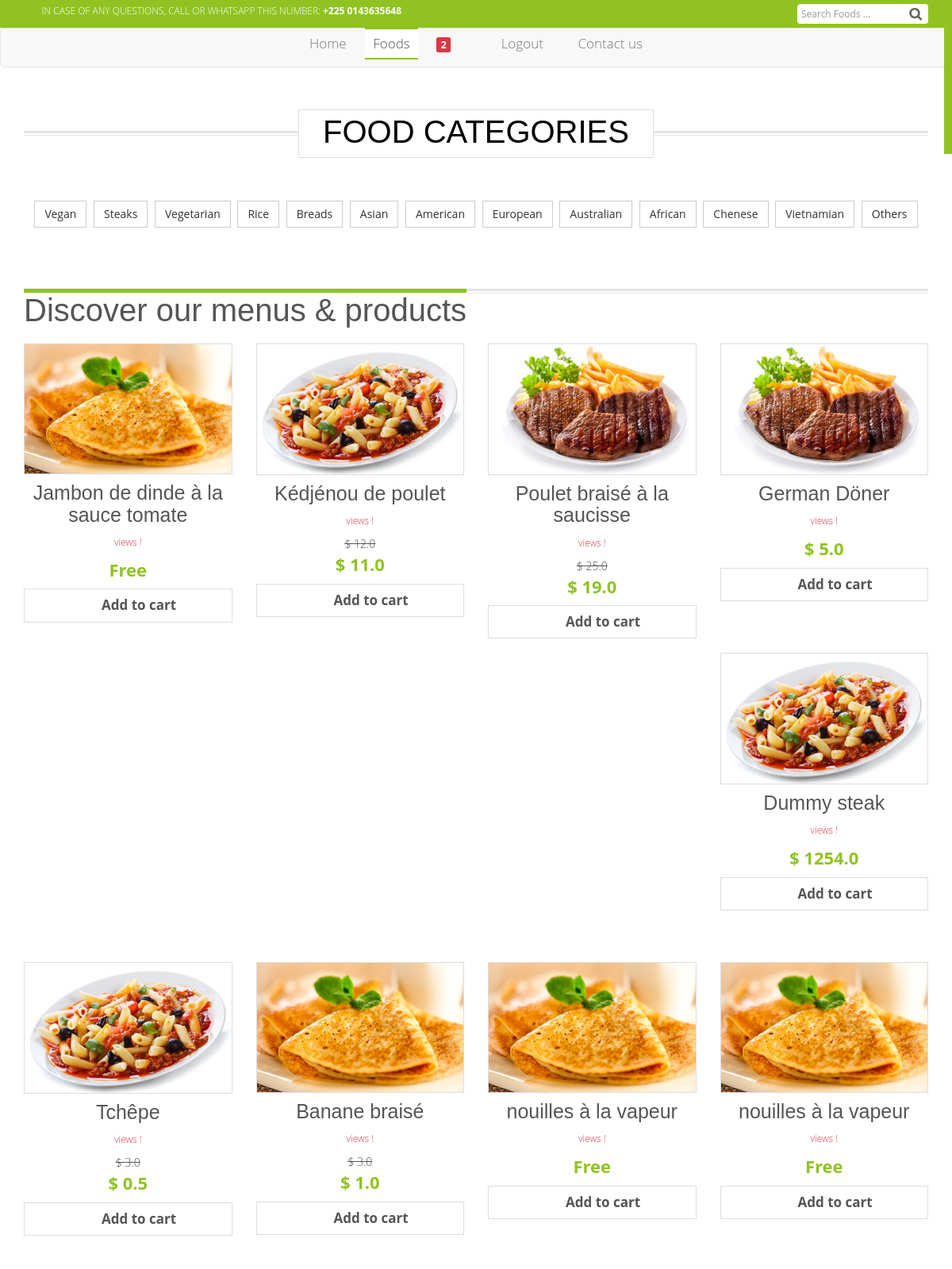
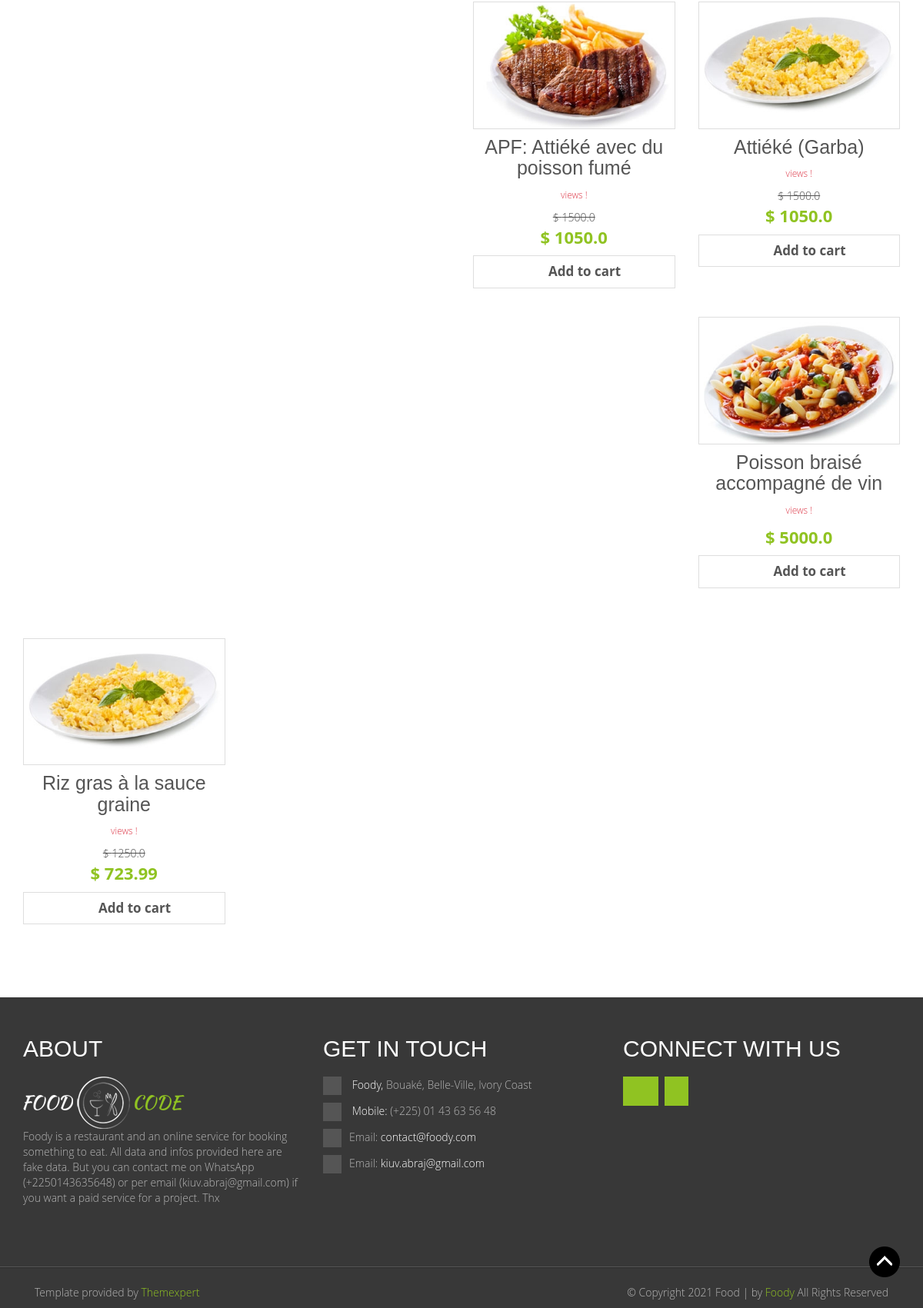
Page /foods/ (signed in) on the committed database (2 pictures, top to bottom).
### profil/models.py (models this page shows, shortened)
class Profil(models.Model):
	user = models.OneToOneField(User, on_delete=models.CASCADE)
	date = models.DateTimeField(auto_now_add=True)
	stripe_customer_id = models.CharField(max_length=50, blank=True,
		null=True, verbose_name='Stripe ID')
	one_click_purchasing = models.BooleanField(default=False)
	def cart_item_count(self):
		items_count = OrderItem.objects.filter(
			user=self.user,
			ordered=False,
		).count()
		return items_count

### products/models.py (models this page shows, shortened)
class Item(models.Model):
	hit_count_generic = GenericRelation(HitCount,
		object_id_field='object_pk',
		related_query_name='hit_count_generic_relation'
	)
	title = models.CharField(max_length=255)
	slug = models.SlugField( max_length=400,
		help_text='Autofill field')
	description = models.TextField()
	picture = ResizedImageField(
		size=[500, 500],
		quality=100,
		upload_to='images/foods/%Y/%m/',
		help_text="Main picture")
	tags = TaggableManager()
	is_public = models.BooleanField(default=True)
	picture_2 = ResizedImageField(
		size=[500, 500],
		quality=100,
		null=True,
		blank=True,
		upload_to='images/foods/%Y/%m/',
		help_text="Second picture")
	picture_3 = ResizedImageField(
		size=[500, 500],
		quality=100,
		null=True,
		blank=True,
		upload_to='images/foods/%Y/%m/',
		help_text="Third picture")
	is_popular = models.BooleanField(default=False)
	date = models.DateTimeField(auto_now_add=True)
	price = models.FloatField()
	discount_price = models.FloatField(blank=True, null=True,
		help_text='Must be smaller than normal price')
	category = models.CharField(max_length=20, default='others',
		choices=CATEGORY_CHOICES)
	def get_add_to_cart_url(self):
		return reverse("add-food-to-cart", kwargs={
			"id" : self.id,
			"slug" : self.slug,
		})

### website/views.py (the view)
# urls.py: path('foods/', views.food_item_list_view, name='food-list'),
def food_item_list_view(request):
	if 'food' in request.GET:
		item = request.GET['food']
		items_list = Item.objects.filter(
			is_public=True,
			title__icontains=item).order_by('-id')
	else:
		items_list = Item.objects.filter(is_public=True).order_by('-id')
	paginator = Paginator(items_list, 100)
	page = request.GET.get("page")
	items_obj = paginator.get_page(page)
	try:
		items_list = paginator.page(page)
	except PageNotAnInteger:
		items_list = paginator.page(1)
	except EmptyPage:
		items_list = paginator.page(paginator.num_pages)
	context = {
		'items' : items_obj,
		'current_site' : get_current_site(request),
	}
	items = Item.objects.all()
	for item in items:
		update_views(request, item)
	template_name = 'public/items/items_list.html'
	return render(request, template_name, context)

### website/utils.py (called while the page is built)
def update_views(request, object):
    context = {}
    hit_count = get_hitcount_model().objects.get_for_object(object)
    hits = hit_count.hits
    hitcontext = context["hitcount"] = {"pk": hit_count.pk}
    hit_count_response = HitCountMixin.hit_count(request, hit_count)
    if hit_count_response.hit_counted:
        hits = hits+1
        hitcontext["hitcounted"] = hit_count_response.hit_counted
        hitcontext["hit_message"] = hit_count_response.hit_message
        hitcontext["total_hits"] = hits

### templates/public/items/items_list.html (shortened to what this page needs)
{% extends 'public/includes/base.html' %}
{% load i18n %}
{% load static %}
{% load humanize %}
{% load hitcount_tags %}
{% block content %}
	<section id="catagorie">
		<div class="container">
			<div class="row">
				<div class="col-md-12">
					<div class="block">
						<div class="block-heading">
							<h2>FOOD CATEGORIES</h2>
						</div>
						<div class="row">
			        		<div class="p-2 text-center">
    			        		<a href="{% url 'food-category' 'vegan' %}" class="btn btn-default btn-transparent m-1" role="button">
    			        			<span>Vegan</span>
    			        		</a>
    				        	<a href="{% url 'food-category' 'steak' %}" class="btn btn-default btn-transparent m-1" role="button">
    				        		<span>Steaks</span>
    				        	</a>
    				        	<a href="{% url 'food-category' 'vegetarian' %}" class="btn btn-default btn-transparent m-1" role="button">
    			        			<span>Vegetarian</span>
    			        		</a>
    				        	<a href="{% url 'food-category' 'rice' %}" class="btn btn-default btn-transparent m-1" role="button">
    				        		<span>Rice</span>
    				        	</a>
    				        	<a href="{% url 'food-category' 'bread' %}" class="btn btn-default btn-transparent m-1" role="button">
    				        		<span>Breads</span>
    				        	</a>
    				        	<a href="{% url 'food-category' 'asian' %}" class="btn btn-default btn-transparent m-1" role="button">
    				        		<span>Asian</span>
    				        	</a>
    				        	<a href="{% url 'food-category' 'american' %}" class="btn btn-default btn-transparent m-1" role="button">
    				        		<span>American</span>
    				        	</a>
    				        	<a href="{% url 'food-category' 'european' %}" class="btn btn-default btn-transparent m-1" role="button">
    				        		<span>European</span>
    				        	</a>
    				        	<a href="{% url 'food-category' 'australian' %}" class="btn btn-default btn-transparent m-1" role="button">
    				        		<span>Australian</span>
    				        	</a>
    				        	<a href="{% url 'food-category' 'african' %}" class="btn btn-default btn-transparent m-1" role="button">
    				        		<span>African</span>
    				        	</a>
    				        	<a href="{% url 'food-category' 'chenese' %}" class="btn btn-default btn-transparent m-1" role="button">
    				        		<span>Chenese</span>
    				        	</a>
    				        	<a href="{% url 'food-category' 'vietnamian' %}" class="btn btn-default btn-transparent m-1" role="button">
    				        		<span>Vietnamian</span>
    				        	</a>
    				        	<a href="{% url 'food-category' 'others' %}" class="btn btn-default btn-transparent m-1" role="button">
    				        		<span>Others</span>
    				        	</a>
			        		</div>
						</div>
					</div>
				</div>
			</div>
		</div>
	</section>
	<section id="products" class="pb-5">
		<div class="container">
			<div class="row">
				<div class="col-md-12">
					<div class="products-heading">
						<h2>Discover our menus & products</h2>
					</div>
				</div>
			</div>
			<div class="row">
				{% for item in items %}
				<div class="col-md-3 col-lg-3">
					<div class="products">
						<a href="{% url 'food-detail' item.id item.slug %}">
							<img src="{{item.picture.url}}" alt="{{item.title}}" title="{{item.title}}">
						</a>
						<a href="{% url 'food-detail' item.id item.slug %}">
							<h5>
								{{item.title}}
							</h5>
						</a>
						{% if request.user.is_superuser %}
						<p class="text-danger">
							<small>
								{% get_hit_count for item %} views !
							</small>
						</p>
						{% endif %}
						{% if item.price == 0.0 %}
						<p class="price">
							Free
						</p>
						{% else %}
						{% if item.discount_price %}
						<del>$ {{item.price}}</del>
						<p class="price">
							$ {{item.discount_price}}
						</p>
						{% else %}
						<p class="price">
							$ {{item.price}}
						</p>
						{% endif %}
						{% endif %}
						<a class="view-link shutter" href="{{ item.get_add_to_cart_url }}">
							<i class="fa fa-plus-circle"></i>
							Add to cart
						</a>
					</div>
				</div>
				{% endfor %}
			</div>
		</div>
	</section>
{% endblock content %}

### templates/public/includes/navbar.html (shortened to what this page needs)
	{% load static %}
	<nav class="navbar navbar-default">
		<div class="container">
		    <div class="collapse navbar-collapse" id="bs-example-navbar-collapse-1">
		      	<ul class="nav navbar-nav nav-main">
		        	<li class="{% if request.path_info == '/' %}active{% endif %}">
		        		<a href="{% url 'home' %}">
		        			Home
		        		</a>
		        	</li>
					<li class="{% if request.path_info == '/foods/' %}active{% endif %}">
						<a href="{% url 'food-list' %}">
							Foods
						</a>
					</li>
					{% if request.user.is_authenticated %}
					<li class="{% if request.path_info == '/order/summary/' %}active{% endif %}">
						<a href="{% url 'order-summary' %}">
							<small class="badge badge-danger z-depth-1 mr-1">
								{{ request.user.profil.cart_item_count }}
							</small>
							<span>
								<i class="fa fa-shopping-cart"></i>
							</span>
						</a>
					</li>
					<li>
						<a href="{% url 'logout' %}">
							Logout
						</a>
					</li>
					{% else %}
					<li class="{% if request.path_info == '/user/login/' %}active{% endif %}">
						<a href="{% url 'login' %}">
							Login
						</a>
					</li>
					{% endif %}
					<li class="{% if request.path_info == '/contact-us/' %}active{% endif %}">
						<a href="{% url 'contact' %}">
							Contact us
						</a>
					</li>
		        </ul>
		    </div>
		</div>
	</nav>

### static/css/style.css (style rules this page uses)
body { font-family: 'Open Sans', sans-serif; color: #555; font-size: 14px; font-weight: 300; }
li { list-style: none; }
h1,h2,h3,h4,h5,h6 { font-family: 'Yanone Kaffeesatz', sans-serif;color: #555 }
h2 { font-size: 40px; }
h5 { font-size: 25px; }
ul { padding-left: 0; }
section+section { margin-top: 50px; }
.block-heading { background-image: url("../images/titleBorder.png"); background-repeat: repeat-x; height: 20px; margin: 60px 0; text-align: center; }
.block-heading h2 { background: #fff; display: inline-block; color: #000; margin-top: -28px; padding: 5px 30px 10px 30px; border: 1px solid #dedede; }
.nav-main li { -webkit-transition: .2s ease-in-out; -moz-transition: .2s ease-in-out; -ms-transition: .2s ease-in-out; -o-transition: .2s ease-in-out; transition: .2s ease-in-out; font-size: 17px; }
.nav-main > li::before { top: -2px; -webkit-transform: translateY(-10px); -moz-transform: translateY(-10px); transform: translateY(-10px); }
.nav-main > li:after { bottom: -2px; -webkit-transform: translateY(10px); -moz-transform: translateY(10px); transform: translateY(10px); }
.nav-main > li::before, .nav-main > li::after { position: absolute; left: 0; width: 100%; height: 2px; background: #90c322; content: ''; opacity: 0; -webkit-transition: opacity 0.3s, -webkit-transform 0.3s; -moz-transition: opacity 0.3s, -moz-transform 0.3s; transition: opacity 0.3s, transform 0.3s; }
.nav-main > li a { padding: 8px 10px; color: #555; font-size: 17px; }
.navbar-nav { float: none; text-align: center; }
.navbar-nav>li { float: none; display: inline-block; margin:0 10px; }
.navbar-nav .active { border-top: 2px solid #90c322; border-bottom: 2px solid #90c322; margin: -1px 0; }
.navbar-nav .active a { background: #fff !important; }
#catagorie .block { margin-top: 30px; }
.products-heading { margin-top: 20px; background: url("../images/titleBorder.png"); background-repeat: repeat-x; }
.products-heading h2 { margin: 0px 0 20px ; border-top: 5px solid #90c322; display: inline-block; }
.products { text-align: center; margin-bottom: 65px; cursor: pointer; }
.products a img { width: 100%; border: 1px solid #dedede; -webkit-transition: 0.3s ease-in-out; -moz-transition: 0.3s ease-in-out; -ms-transition: 0.3s ease-in-out; -o-transition: 0.3s ease-in-out; transition: 0.3s ease-in-out; }
.view-link { text-align: center; border: 1px solid #dedede; display: block; padding: 8px 10px; font-size: 17px; color: #555; font-weight: bold; }
.view-link i { padding-right: 10px; color: #555; -webkit-transition: .2s ease-in-out; -moz-transition: .2s ease-in-out; -ms-transition: .2s ease-in-out; -o-transition: .2s ease-in-out; transition: .2s ease-in-out; }
.price { font-size: 22px; color: #90c322; font-weight: bold; margin-bottom: 8px; }
.shutter { position: relative; -webkit-transition: .2s ease-in-out; -moz-transition: .2s ease-in-out; -ms-transition: .2s ease-in-out; -o-transition: .2s ease-in-out; transition: .2s ease-in-out; }
.shutter:before { width: 100%; height: 0; top: 0; left: 0; display: block; content: ""; position: absolute; -webkit-transition: .2s ease-in-out; -moz-transition: .2s ease-in-out; -ms-transition: .2s ease-in-out; -o-transition: .2s ease-in-out; transition: .2s ease-in-out; z-index: -1; }
.btn-transparent { position: relative; border-radius: 0; }
.btn-transparent:before { position: absolute; width: 100%; height: 0; content: ""; display: block; top: 0; left: 0; z-index: 3; -webkit-transition: .2s ease-in-out; -moz-transition: .2s ease-in-out; -ms-transition: .2s ease-in-out; -o-transition: .2s ease-in-out; transition: .2s ease-in-out; }
.btn-transparent span { z-index: 5; position: relative; -webkit-transition: .2s ease-in-out; -moz-transition: .2s ease-in-out; -ms-transition: .2s ease-in-out; -o-transition: .2s ease-in-out; transition: .2s ease-in-out; }
.badge { display: inline-block; padding: 0.25em 0.4em; font-size: 75%; font-weight: 700; line-height: 1; text-align: center; white-space: nowrap; vertical-align: baseline; border-radius: 0.25rem; transition: color 0.15s ease-in-out, background-color 0.15s ease-in-out, border-color 0.15s ease-in-out, box-shadow 0.15s ease-in-out; }
.badge-danger { color: #fff; background-color: #dc3545; }

### static/css/margins.css (style rules this page uses)
.m-1 { margin: 0.25rem !important; }
.mr-1, .mx-1 { margin-right: 0.25rem !important; }
.p-2 { padding: 0.5rem !important; }
.pb-5, .py-5 { padding-bottom: 3rem !important; }
.text-danger { color: #dc3545 !important; }

### rows in the picture
Item: picture (picture), title "Jambon de dinde à la sauce tomate", price "Free"
Item: picture (picture), title "Kédjénou de poulet", price "12.0", discount_price "11.0"
Item: picture (picture), title "Poulet braisé à la saucisse", price "25.0", discount_price "19.0"
Item: picture (picture), title "German Döner", price "5.0"
Item: picture (picture), title "Dummy steak", price "1254.0"
Item: picture (picture), title "Tchêpe", price "3.0", discount_price "0.5"
Item: picture (picture), title "Banane braisé", price "3.0", discount_price "1.0"
Item: picture (picture), title "nouilles à la vapeur", price "Free"
Item: picture (picture), title "nouilles à la vapeur", price "Free"
Item: picture (picture), title "APF: Attiéké avec du poisson fumé", price "1500.0", discount_price "1050.0"
Item: picture (picture), title "Attiéké (Garba)", price "1500.0", discount_price "1050.0"
Item: picture (picture), title "Poisson braisé accompagné de vin", price "5000.0"
Item: picture (picture), title "Riz gras à la sauce graine", price "1250.0", discount_price "723.99"

### other values in the picture
{{ request.user.profil.cart_item_count }} "2"
